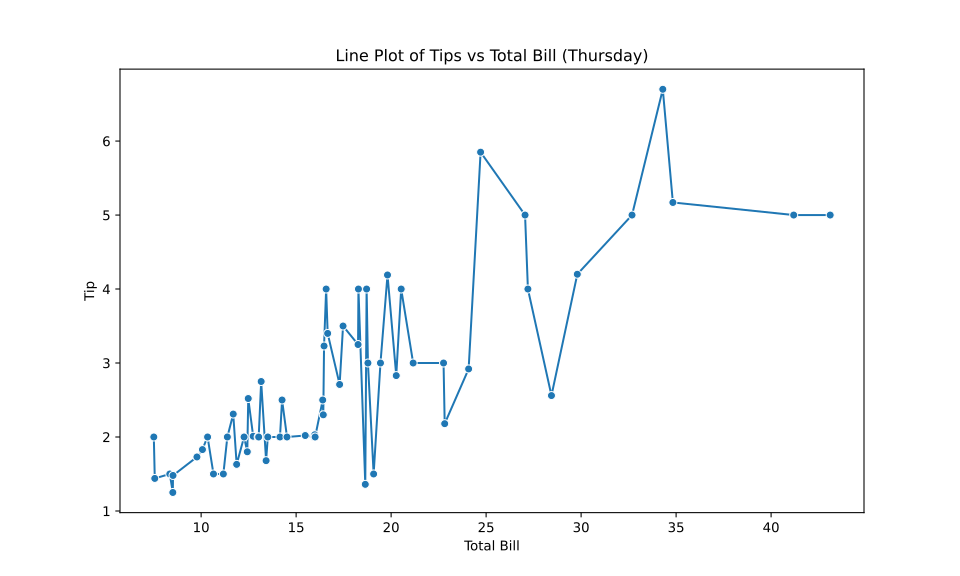

Reproduce this figure in Python.
import matplotlib.pyplot as plt
import seaborn as sns
import json

# Load the 'tips' dataset from seaborn
tips = sns.load_dataset('tips')

# Choose a specific subset of the dataset (e.g., data for 'Thursday')
subset_data = tips[tips['day'] == 'Thur']

# Create a line plot
plt.figure(figsize=(10, 6))
line_plot = sns.lineplot(data=subset_data, x='total_bill', y='tip', markers=True, style='day', legend=False)
plt.title('Line Plot of Tips vs Total Bill (Thursday)')
plt.xlabel('Total Bill')
plt.ylabel('Tip')

# Save the plot as an SVG file
plt.savefig('lineplot.svg', format='svg')

# Generate the 'maidr' structure
maidr = {
    "type": "line",
    "id": "line",
    "title": "Line Plot of Tips vs Total Bill (Thursday)",
    "axes": {
        "x": {"label": "Total Bill"},
        "y": {"label": "Tip"}
    },
    "data": [{"x": x, "y": y} for x, y in line_plot.get_lines()[0].get_xydata()]
}

# Writing the raw data to a JSON file
with open("lineplot_raw_data.json", 'w') as json_file:
    json.dump(maidr["data"], json_file, indent=4)

# # Writing the dictionary to a JSON file
with open("lineplot_maidr.json", 'w') as json_file:
    json.dump(maidr, json_file, indent=4)   

# Show the plot
plt.show()

# Close the plot
plt.close()
